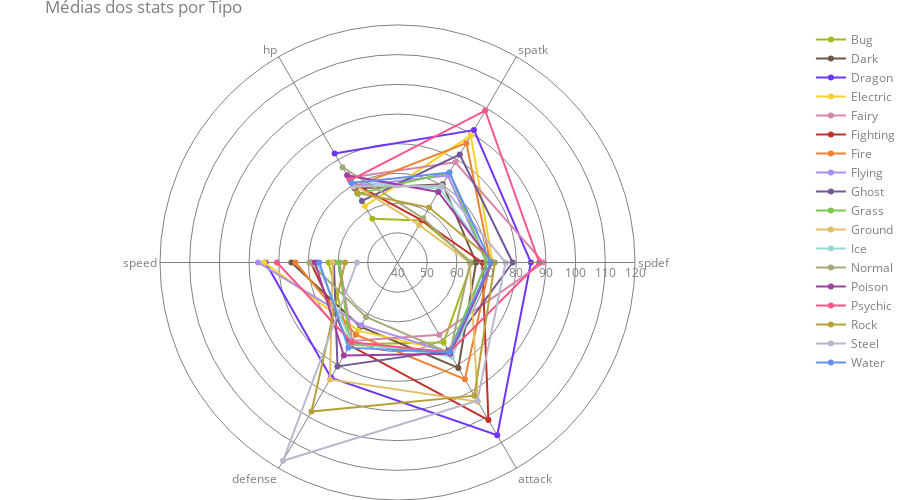

Source (notebook cell):
### Code cell
fig = go.Figure()

for t in colorsType.keys():
    if t == "NaN":
        pass
    fig.add_trace(
        go.Scatterpolar(
            r=dfPokemon.loc[
                dfPokemon.loc[:, "type1"] == t, categories
            ].mean(),
            theta=categories,
            fill="none",
            name=t,
            line_color=colorsType[t],
            hovertemplate="mean %{theta}: %{r:.2f}",
        )
    )

fig.update_layout(
    font_color=cinza,
    autosize=True,
    height=500,
    margin=dict(l=0, r=0, t=25, b=0),
    title_text="Médias dos stats por Tipo",
    paper_bgcolor=transparente,
    polar=dict(
        bgcolor=transparente,
        radialaxis=dict(
            range=[40, 120],
            linecolor=cinza,
            gridcolor=cinza,
            tickcolor=cinza,
        ),
        angularaxis=dict(
            rotation=120,
            direction="clockwise",
            linecolor=cinza,
            tickcolor=cinza,
            gridcolor=cinza,
        ),
    ),
)

ploff.iplot(fig)

### Figure 1 — Plotly figure (JSON) as saved in the notebook; plotly's stock layout.template omitted (floating-point values rounded to 4 significant figures)
{"data": [{"fill": "none", "hovertemplate": "mean %{theta}: %{r:.2f}", "line": {"color": "#a6b91a"}, "name": "Bug", "r": [57.02, 56.38, 65.07, 71.07, 71.8, 63.26], "theta": ["hp", "spatk", "spdef", "attack", "defense", "speed"], "type": "scatterpolar"}, {"fill": "none", "hovertemplate": "mean %{theta}: %{r:.2f}", "line": {"color": "#705746"}, "name": "Dark", "r": [68.82, 70.45, 66.48, 81, 64.98, 75.75], "theta": ["hp", "spatk", "spdef", "attack", "defense", "speed"], "type": "scatterpolar"}, {"fill": "none", "hovertemplate": "mean %{theta}: %{r:.2f}", "line": {"color": "#6f35fc"}, "name": "Dragon", "r": [82.38, 91.53, 84.95, 107.2, 84.78, 84.45], "theta": ["hp", "spatk", "spdef", "attack", "defense", "speed"], "type": "scatterpolar"}, {"fill": "none", "hovertemplate": "mean %{theta}: %{r:.2f}", "line": {"color": "#f7d02c"}, "name": "Electric", "r": [61.95, 89.38, 72.02, 74.57, 66.51, 84.9], "theta": ["hp", "spatk", "spdef", "attack", "defense", "speed"], "type": "scatterpolar"}, {"fill": "none", "hovertemplate": "mean %{theta}: %{r:.2f}", "line": {"color": "#d685ad"}, "name": "Fairy", "r": [72.95, 78.95, 89.18, 68.09, 70.55, 59.55], "theta": ["hp", "spatk", "spdef", "attack", "defense", "speed"], "type": "scatterpolar"}, {"fill": "none", "hovertemplate": "mean %{theta}: %{r:.2f}", "line": {"color": "#c22e28"}, "name": "Fighting", "r": [71.39, 56.42, 68.55, 101.3, 72.21, 69.21], "theta": ["hp", "spatk", "spdef", "attack", "defense", "speed"], "type": "scatterpolar"}, {"fill": "none", "hovertemplate": "mean %{theta}: %{r:.2f}", "line": {"color": "#ee8130"}, "name": "Fire", "r": [69.43, 86.42, 71.29, 85.4, 68.11, 74.37], "theta": ["hp", "spatk", "spdef", "attack", "defense", "speed"], "type": "scatterpolar"}, {"fill": "none", "hovertemplate": "mean %{theta}: %{r:.2f}", "line": {"color": "#a98ff3"}, "name": "Flying", "r": [69.62, 73.88, 70, 75.12, 64.38, 87], "theta": ["hp", "spatk", "spdef", "attack", "defense", "speed"], "type": "scatterpolar"}, {"fill": "none", "hovertemplate": "mean %{theta}: %{r:.2f}", "line": {"color": "#735797"}, "name": "Ghost", "r": [63.95, 81.98, 78.78, 74.2, 80.44, 61.41], "theta": ["hp", "spatk", "spdef", "attack", "defense", "speed"], "type": "scatterpolar"}, {"fill": "none", "hovertemplate": "mean %{theta}: %{r:.2f}", "line": {"color": "#7ac74c"}, "name": "Grass", "r": [66.74, 75.04, 70.05, 74.81, 71.82, 59.77], "theta": ["hp", "spatk", "spdef", "attack", "defense", "speed"], "type": "scatterpolar"}, {"fill": "none", "hovertemplate": "mean %{theta}: %{r:.2f}", "line": {"color": "#e2bf65"}, "name": "Ground", "r": [70.85, 54.59, 64.32, 94.12, 85.46, 61.8], "theta": ["hp", "spatk", "spdef", "attack", "defense", "speed"], "type": "scatterpolar"}, {"fill": "none", "hovertemplate": "mean %{theta}: %{r:.2f}", "line": {"color": "#96d9d6"}, "name": "Ice", "r": [71.5, 68.67, 71.69, 76.64, 71.08, 67.14], "theta": ["hp", "spatk", "spdef", "attack", "defense", "speed"], "type": "scatterpolar"}, {"fill": "none", "hovertemplate": "mean %{theta}: %{r:.2f}", "line": {"color": "#a8a77a"}, "name": "Normal", "r": [77.05, 57.22, 64.49, 75.26, 61.17, 69.68], "theta": ["hp", "spatk", "spdef", "attack", "defense", "speed"], "type": "scatterpolar"}, {"fill": "none", "hovertemplate": "mean %{theta}: %{r:.2f}", "line": {"color": "#a33ea1"}, "name": "Poison", "r": [73.95, 67.44, 71.85, 75.54, 76.18, 67.77], "theta": ["hp", "spatk", "spdef", "attack", "defense", "speed"], "type": "scatterpolar"}, {"fill": "none", "hovertemplate": "mean %{theta}: %{r:.2f}", "line": {"color": "#f95587"}, "name": "Psychic", "r": [71.97, 99.11, 87.72, 74.93, 70.99, 80.59], "theta": ["hp", "spatk", "spdef", "attack", "defense", "speed"], "type": "scatterpolar"}, {"fill": "none", "hovertemplate": "mean %{theta}: %{r:.2f}", "line": {"color": "#b6a136"}, "name": "Rock", "r": [67.1, 61.37, 72.8, 91.78, 97.97, 57.67], "theta": ["hp", "spatk", "spdef", "attack", "defense", "speed"], "type": "scatterpolar"}, {"fill": "none", "hovertemplate": "mean %{theta}: %{r:.2f}", "line": {"color": "#b7b7ce"}, "name": "Steel", "r": [69.53, 69.86, 76.42, 93.81, 117.1, 53.64], "theta": ["hp", "spatk", "spdef", "attack", "defense", "speed"], "type": "scatterpolar"}, {"fill": "none", "hovertemplate": "mean %{theta}: %{r:.2f}", "line": {"color": "#6390f0"}, "name": "Water", "r": [70.89, 75.01, 71.4, 74.99, 73.12, 66.34], "theta": ["hp", "spatk", "spdef", "attack", "defense", "speed"], "type": "scatterpolar"}], "layout": {"autosize": true, "font": {"color": "#808080"}, "height": 500, "margin": {"b": 0, "l": 0, "r": 0, "t": 25}, "paper_bgcolor": "rgba(0,0,0,0)", "polar": {"angularaxis": {"direction": "clockwise", "gridcolor": "#808080", "linecolor": "#808080", "rotation": 120, "tickcolor": "#808080"}, "bgcolor": "rgba(0,0,0,0)", "radialaxis": {"gridcolor": "#808080", "linecolor": "#808080", "range": [40, 120], "tickcolor": "#808080"}}, "title": {"text": "Médias dos stats por Tipo"}}}
